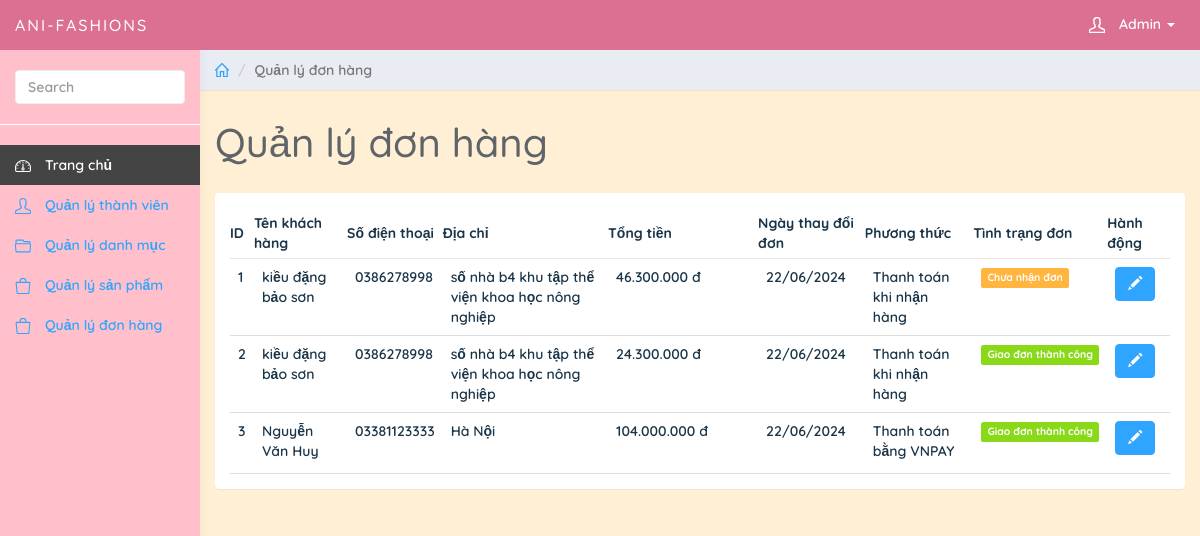
/admin/index.php?page_layout=orders (signed in), run on an earlier commit of the app's database.
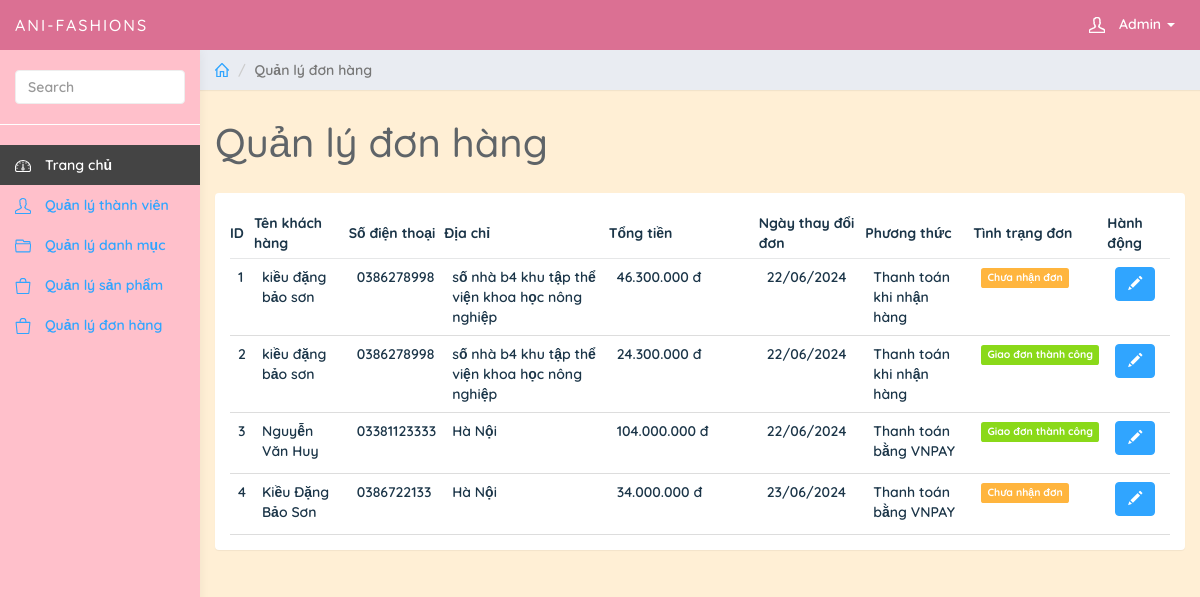
And on a later commit of the database.
### tables this page shows
CREATE TABLE `orders` (
  `id` int(11) NOT NULL,
  `code` varchar(11) NOT NULL,
  `user_id` int(11) NOT NULL,
  `fullname` varchar(255) NOT NULL,
  `email` varchar(255) NOT NULL,
  `phone` varchar(11) DEFAULT NULL,
  `address` text NOT NULL,
  `total` bigint(20) NOT NULL,
  `note` text DEFAULT NULL,
  `payment` varchar(255) NOT NULL,
  `order_date` date NOT NULL,
  `status` int(11) NOT NULL,
  `IsDeleted` int(1) DEFAULT NULL
);

### admin/orders/orders.php (the view)
<?php
if ($connect) {
    $sqlGetOrders = "SELECT * FROM orders";
    $queryGetOrders = mysqli_query($connect, $sqlGetOrders);
}
?>
<div class="col-sm-9 col-sm-offset-3 col-lg-10 col-lg-offset-2 main">
    <div class="row">
        <ol class="breadcrumb">
            <li>
                <a href="#"><svg class="glyph stroked home">
                        <use xlink:href="#stroked-home"></use>
                    </svg>
                </a>
            </li>
            <li class="active">Quản lý đơn hàng</li>
        </ol>
    </div>
    <div class="row">
        <div class="col-lg-12">
            <h1 class="page-header">Quản lý đơn hàng</h1>
        </div>
    </div>
    <div class="row">
        <div class="col-lg-12">
            <div class="panel panel-default">
                <div class="panel-body">
                    <table class="table">
                        <thead>
                            <tr>
                                <th scope="col">ID</th>
                                <th scope="col">Tên khách hàng</th>
                                <th scope="col">Số điện thoại</th>
                                <th scope="col">Địa chỉ</th>
                                <th scope="col">Tổng tiền</th>
                                <th scope="col">Ngày thay đổi đơn</th>
                                <th scope="col">Phương thức</th>
                                <th scope="col">Tình trạng đơn</th>
                                <th scope="col">Hành động</th>
                            </tr>
                        </thead>
                        <tbody>
                            <?php
                            $id = 0;
                            while ($orders = mysqli_fetch_assoc($queryGetOrders)) {
                                $id++;
                            ?>
                                <tr>
                                    <td class=""><?php echo $id ?></td>
                                    <td class=""><?php echo $orders['fullname'] ?></td>
                                    <td class=""><?php echo $orders['phone'] ?></td>
                                    <td class=""><?php echo $orders['address'] ?></td>
                                    <td class="" width="150"><?php echo number_format($orders['total'],0,',','.') ?> đ</td>
                                    <td class=""><?php echo date('d/m/Y',strtotime($orders['order_date'])) ?></td>
                                    <td class=""><?php echo $orders['payment'] ?></td>
                                    <td class="">
                                        <?php if ($orders['status'] == 0) { ?>
                                            <span class="label btn-warning">Chưa nhận đơn</span>
                                        <?php } else if ($orders['status'] == 1) { ?>
                                            <span class="label btn-warning">Đã nhận đơn</span>
                                        <?php } else if ($orders['status'] == 2) { ?>
                                            <span class="label btn-warning">Đang vận chuyển đơn</span>
                                        <?php } else if ($orders['status'] == 3) { ?>
                                            <span class="label btn-success">Giao đơn thành công</span>
                                        <?php } else if ($orders['status'] == 4) { ?>
                                            <span class="label btn-danger">Đã hủy đơn</span>
                                        <?php } ?>
                                    </td>
                                    <td class="form-group">
                                        <a href="?page_layout=order_detail.php&id=<?php echo $orders['id'] ?>" class="btn btn-primary" style="margin-bottom: 10px;"><i class="glyphicon glyphicon-pencil"></i></a>
                                    </td>
                                </tr>
                            <?php
                            } ?>
                        </tbody>
                    </table>
                </div>
            </div>
        </div>
    </div>
</div>

What changed in the data, as far as the page shows it:
added orders: fullname "Kiều Đặng Bảo Sơn", phone "0386722133", address "Hà Nội", total "34.000.000", order_date "23/06/2024", payment "Thanh toán bằng VNPAY", status "Chưa nhận đơn"
